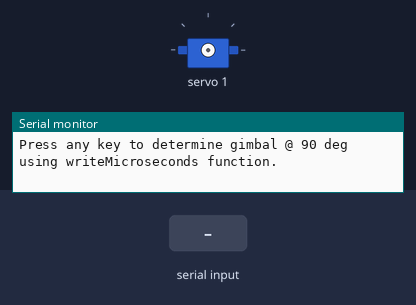
Bench run of a sketch on a simulated Arduino Uno, built with avr-gcc and run on an emulated ATmega328P. On the bench: servo, the last lines printed to the serial monitor. The inputs (shaded band) are chosen by the test bench.

Above: at 0.9 s.
1.0 s: "1" received over Serial
2.5 s: "0" received over Serial
At 3.7 s:
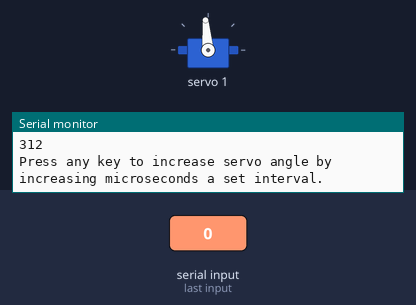
4.0 s: "2" received over Serial
At 4.9 s:
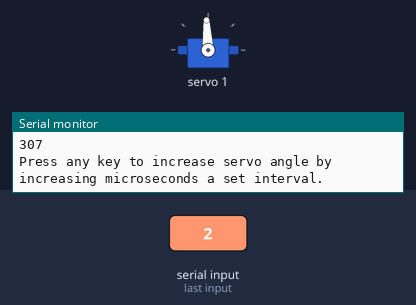
Timing chart, 0 to 7.0 s (numbered marks = the images above; inputs shaded):
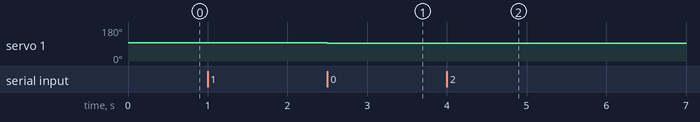

Measured:
- after the input at 2.5 s, servo 1: 97° → 95° at once
- after the input at 4.0 s, servo 1: 95° → 93° at once

The sketch:

gimbal_servo_calibration_V2.ino
```cpp
#include <Wire.h>
#include <Adafruit_PWMServoDriver.h>

Adafruit_PWMServoDriver pwm = Adafruit_PWMServoDriver();

#define SERVO_FREQ 50 // Analog servos run at ~50 Hz updates

uint8_t servoNumber = 1;
uint16_t pulseLength = 317;
uint16_t interval = 5;

void setup() {

  Serial.begin(115200);

  pwm.begin();

  pwm.setOscillatorFrequency(26500000);
  pwm.setPWMFreq(SERVO_FREQ);  // Analog servos run at ~50 Hz updates

  delay(10);

  Serial.println("\nPress any key to determine gimbal @ 90 deg using writeMicroseconds function.");
  while(!Serial.available());
  while(Serial.available()) Serial.read();

  pwm.setPWM(servoNumber, 0, pulseLength);
  delay(15);
}

void loop() {
  // Calibrates servo moving counter clockwise while looking at servo opposite of white spline gear.
  while(true){
    Serial.println("\nPress any key to increase servo angle by increasing microseconds a set interval.");
    while(!Serial.available());
    while(Serial.available()) Serial.read();
    pulseLength -= interval; // Change + to - to calibrate clockwise while looking at servo opposite of white spline gear.
    Serial.print(pulseLength);
    pwm.setPWM(servoNumber, 0, pulseLength);
  }
}
```
